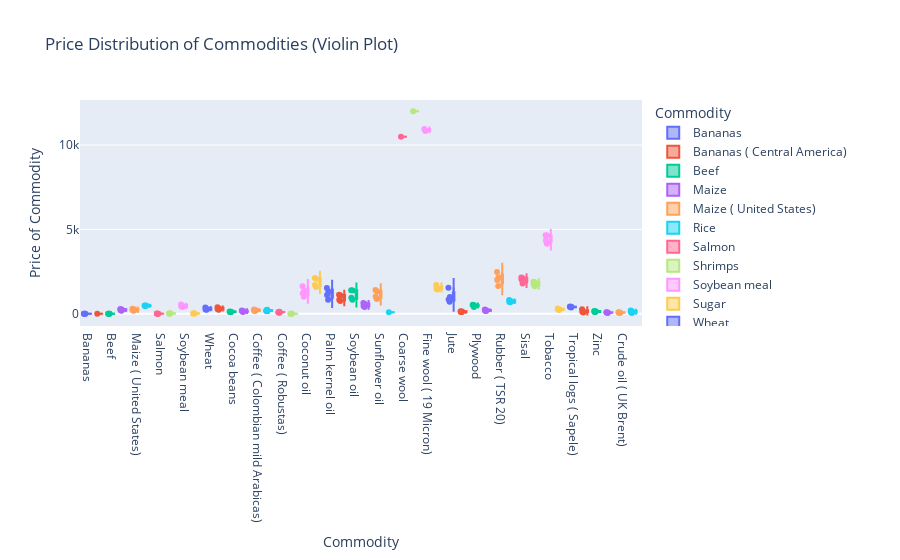

The notebook cell this image was saved under:
### Code cell
create_commodity_price_chart(melted_data_commodity,"violin")

### Figure 1 — Plotly figure (JSON) as saved in the notebook; plotly's stock layout.template omitted (floating-point values rounded to 4 significant figures)
{"data": [{"alignmentgroup": "True", "box": {"visible": true}, "hovertemplate": "Commodity=%{x}<br>Price of Commodity=%{y}<extra></extra>", "legendgroup": "Bananas", "marker": {"color": "#636efa"}, "name": "Bananas", "offsetgroup": "Bananas", "orientation": "v", "points": "all", "scalegroup": "True", "showlegend": true, "type": "violin", "x": ["Bananas", "Bananas", "Bananas", "Bananas"], "x0": " ", "xaxis": "x", "y": [0.99, 1.2, 1.2, 1.55], "y0": " ", "yaxis": "y"}, {"alignmentgroup": "True", "box": {"visible": true}, "hovertemplate": "Commodity=%{x}<br>Price of Commodity=%{y}<extra></extra>", "legendgroup": "Bananas ( Central America)", "marker": {"color": "#EF553B"}, "name": "Bananas ( Central America)", "offsetgroup": "Bananas ( Central America)", "orientation": "v", "points": "all", "scalegroup": "True", "showlegend": true, "type": "violin", "x": ["Bananas ( Central America)", "Bananas ( Central America)", "Bananas ( Central America)", "Bananas ( Central America)"], "x0": " ", "xaxis": "x", "y": [0.95, null, null, null], "y0": " ", "yaxis": "y"}, {"alignmentgroup": "True", "box": {"visible": true}, "hovertemplate": "Commodity=%{x}<br>Price of Commodity=%{y}<extra></extra>", "legendgroup": "Beef", "marker": {"color": "#00cc96"}, "name": "Beef", "offsetgroup": "Beef", "orientation": "v", "points": "all", "scalegroup": "True", "showlegend": true, "type": "violin", "x": ["Beef", "Beef", "Beef", "Beef"], "x0": " ", "xaxis": "x", "y": [4.28, 4.7, 5.3, 5.25], "y0": " ", "yaxis": "y"}, {"alignmentgroup": "True", "box": {"visible": true}, "hovertemplate": "Commodity=%{x}<br>Price of Commodity=%{y}<extra></extra>", "legendgroup": "Maize", "marker": {"color": "#ab63fa"}, "name": "Maize", "offsetgroup": "Maize", "orientation": "v", "points": "all", "scalegroup": "True", "showlegend": true, "type": "violin", "x": ["Maize", "Maize", "Maize", "Maize"], "x0": " ", "xaxis": "x", "y": [204.1, 180, 248.2, 277.3], "y0": " ", "yaxis": "y"}, {"alignmentgroup": "True", "box": {"visible": true}, "hovertemplate": "Commodity=%{x}<br>Price of Commodity=%{y}<extra></extra>", "legendgroup": "Maize ( United States)", "marker": {"color": "#FFA15A"}, "name": "Maize ( United States)", "offsetgroup": "Maize ( United States)", "orientation": "v", "points": "all", "scalegroup": "True", "showlegend": true, "type": "violin", "x": ["Maize ( United States)", "Maize ( United States)", "Maize ( United States)", "Maize ( United States)"], "x0": " ", "xaxis": "x", "y": [211.2, 181, 271.4, 291.6], "y0": " ", "yaxis": "y"}, {"alignmentgroup": "True", "box": {"visible": true}, "hovertemplate": "Commodity=%{x}<br>Price of Commodity=%{y}<extra></extra>", "legendgroup": "Rice", "marker": {"color": "#19d3f3"}, "name": "Rice", "offsetgroup": "Rice", "orientation": "v", "points": "all", "scalegroup": "True", "showlegend": true, "type": "violin", "x": ["Rice", "Rice", "Rice", "Rice"], "x0": " ", "xaxis": "x", "y": [454.3, 496.8, 458.3, 495.2], "y0": " ", "yaxis": "y"}, {"alignmentgroup": "True", "box": {"visible": true}, "hovertemplate": "Commodity=%{x}<br>Price of Commodity=%{y}<extra></extra>", "legendgroup": "Salmon", "marker": {"color": "#FF6692"}, "name": "Salmon", "offsetgroup": "Salmon", "orientation": "v", "points": "all", "scalegroup": "True", "showlegend": true, "type": "violin", "x": ["Salmon", "Salmon", "Salmon", "Salmon"], "x0": " ", "xaxis": "x", "y": [6.46, 6.1, 6.9, 8.7], "y0": " ", "yaxis": "y"}, {"alignmentgroup": "True", "box": {"visible": true}, "hovertemplate": "Commodity=%{x}<br>Price of Commodity=%{y}<extra></extra>", "legendgroup": "Shrimps", "marker": {"color": "#B6E880"}, "name": "Shrimps", "offsetgroup": "Shrimps", "orientation": "v", "points": "all", "scalegroup": "True", "showlegend": true, "type": "violin", "x": ["Shrimps", "Shrimps", "Shrimps", "Shrimps"], "x0": " ", "xaxis": "x", "y": [12.87, 12.7, 13.7, 13.5], "y0": " ", "yaxis": "y"}, {"alignmentgroup": "True", "box": {"visible": true}, "hovertemplate": "Commodity=%{x}<br>Price of Commodity=%{y}<extra></extra>", "legendgroup": "Soybean meal", "marker": {"color": "#FF97FF"}, "name": "Soybean meal", "offsetgroup": "Soybean meal", "orientation": "v", "points": "all", "scalegroup": "True", "showlegend": true, "type": "violin", "x": ["Soybean meal", "Soybean meal", "Soybean meal", "Soybean meal"], "x0": " ", "xaxis": "x", "y": [427.1, 394.2, 481, 544.6], "y0": " ", "yaxis": "y"}, {"alignmentgroup": "True", "box": {"visible": true}, "hovertemplate": "Commodity=%{x}<br>Price of Commodity=%{y}<extra></extra>", "legendgroup": "Sugar", "marker": {"color": "#FECB52"}, "name": "Sugar", "offsetgroup": "Sugar", "orientation": "v", "points": "all", "scalegroup": "True", "showlegend": true, "type": "violin", "x": ["Sugar", "Sugar", "Sugar", "Sugar"], "x0": " ", "xaxis": "x", "y": [17.63, 12.8, 17.7, 20.95], "y0": " ", "yaxis": "y"}, {"alignmentgroup": "True", "box": {"visible": true}, "hovertemplate": "Commodity=%{x}<br>Price of Commodity=%{y}<extra></extra>", "legendgroup": "Wheat", "marker": {"color": "#636efa"}, "name": "Wheat", "offsetgroup": "Wheat", "orientation": "v", "points": "all", "scalegroup": "True", "showlegend": true, "type": "violin", "x": ["Wheat", "Wheat", "Wheat", "Wheat"], "x0": " ", "xaxis": "x", "y": [254.4, 244.8, 285.9, 367.1], "y0": " ", "yaxis": "y"}, {"alignmentgroup": "True", "box": {"visible": true}, "hovertemplate": "Commodity=%{x}<br>Price of Commodity=%{y}<extra></extra>", "legendgroup": "Wheat ( United States)", "marker": {"color": "#EF553B"}, "name": "Wheat ( United States)", "offsetgroup": "Wheat ( United States)", "orientation": "v", "points": "all", "scalegroup": "True", "showlegend": true, "type": "violin", "x": ["Wheat ( United States)", "Wheat ( United States)", "Wheat ( United States)", "Wheat ( United States)"], "x0": " ", "xaxis": "x", "y": [262.6, 239.4, 315.8, 385], "y0": " ", "yaxis": "y"}, {"alignmentgroup": "True", "box": {"visible": true}, "hovertemplate": "Commodity=%{x}<br>Price of Commodity=%{y}<extra></extra>", "legendgroup": "Cocoa beans", "marker": {"color": "#00cc96"}, "name": "Cocoa beans", "offsetgroup": "Cocoa beans", "orientation": "v", "points": "all", "scalegroup": "True", "showlegend": true, "type": "violin", "x": ["Cocoa beans", "Cocoa beans", "Cocoa beans", "Cocoa beans"], "x0": " ", "xaxis": "x", "y": [121.1, 107.5, 110.1, 127.7], "y0": " ", "yaxis": "y"}, {"alignmentgroup": "True", "box": {"visible": true}, "hovertemplate": "Commodity=%{x}<br>Price of Commodity=%{y}<extra></extra>", "legendgroup": "Coffee", "marker": {"color": "#ab63fa"}, "name": "Coffee", "offsetgroup": "Coffee", "orientation": "v", "points": "all", "scalegroup": "True", "showlegend": true, "type": "violin", "x": ["Coffee", "Coffee", "Coffee", "Coffee"], "x0": " ", "xaxis": "x", "y": [142.3, 102.5, 158.2, 198.2], "y0": " ", "yaxis": "y"}, {"alignmentgroup": "True", "box": {"visible": true}, "hovertemplate": "Commodity=%{x}<br>Price of Commodity=%{y}<extra></extra>", "legendgroup": "Coffee ( Colombian mild Arabicas)", "marker": {"color": "#FFA15A"}, "name": "Coffee ( Colombian mild Arabicas)", "offsetgroup": "Coffee ( Colombian mild Arabicas)", "orientation": "v", "points": "all", "scalegroup": "True", "showlegend": true, "type": "violin", "x": ["Coffee ( Colombian mild Arabicas)", "Coffee ( Colombian mild Arabicas)", "Coffee ( Colombian mild Arabicas)", "Coffee ( Colombian mild Arabicas)"], "x0": " ", "xaxis": "x", "y": [179.4, 166.3, 228.4, 255.3], "y0": " ", "yaxis": "y"}, {"alignmentgroup": "True", "box": {"visible": true}, "hovertemplate": "Commodity=%{x}<br>Price of Commodity=%{y}<extra></extra>", "legendgroup": "Coffee ( other mild Arabicas)", "marker": {"color": "#19d3f3"}, "name": "Coffee ( other mild Arabicas)", "offsetgroup": "Coffee ( other mild Arabicas)", "orientation": "v", "points": "all", "scalegroup": "True", "showlegend": true, "type": "violin", "x": ["Coffee ( other mild Arabicas)", "Coffee ( other mild Arabicas)", "Coffee ( other mild Arabicas)", "Coffee ( other mild Arabicas)", "Coffee ( other mild Arabicas)", "Coffee ( other mild Arabicas)", "Coffee ( other mild Arabicas)", "Coffee ( other mild Arabicas)"], "x0": " ", "xaxis": "x", "y": [171.6, 175.1, 146.8, 156.9, 201.4, 209.8, 225.2, 240.3], "y0": " ", "yaxis": "y"}, {"alignmentgroup": "True", "box": {"visible": true}, "hovertemplate": "Commodity=%{x}<br>Price of Commodity=%{y}<extra></extra>", "legendgroup": "Coffee ( Robustas)", "marker": {"color": "#FF6692"}, "name": "Coffee ( Robustas)", "offsetgroup": "Coffee ( Robustas)", "orientation": "v", "points": "all", "scalegroup": "True", "showlegend": true, "type": "violin", "x": ["Coffee ( Robustas)", "Coffee ( Robustas)", "Coffee ( Robustas)", "Coffee ( Robustas)", "Coffee ( Robustas)", "Coffee ( Robustas)", "Coffee ( Robustas)", "Coffee ( Robustas)"], "x0": " ", "xaxis": "x", "y": [91, 97.76, 66.7, 78.2, 87.7, 99.8, 109, 124.3], "y0": " ", "yaxis": "y"}, {"alignmentgroup": "True", "box": {"visible": true}, "hovertemplate": "Commodity=%{x}<br>Price of Commodity=%{y}<extra></extra>", "legendgroup": "Tea", "marker": {"color": "#B6E880"}, "name": "Tea", "offsetgroup": "Tea", "orientation": "v", "points": "all", "scalegroup": "True", "showlegend": true, "type": "violin", "x": ["Tea", "Tea", "Tea", "Tea"], "x0": " ", "xaxis": "x", "y": [2.58, 2, 2.1, 2.3], "y0": " ", "yaxis": "y"}, {"alignmentgroup": "True", "box": {"visible": true}, "hovertemplate": "Commodity=%{x}<br>Price of Commodity=%{y}<extra></extra>", "legendgroup": "Coconut oil", "marker": {"color": "#FF97FF"}, "name": "Coconut oil", "offsetgroup": "Coconut oil", "orientation": "v", "points": "all", "scalegroup": "True", "showlegend": true, "type": "violin", "x": ["Coconut oil", "Coconut oil", "Coconut oil", "Coconut oil"], "x0": " ", "xaxis": "x", "y": [1215.0, 1010.0, 1636.0, 1355.0], "y0": " ", "yaxis": "y"}, {"alignmentgroup": "True", "box": {"visible": true}, "hovertemplate": "Commodity=%{x}<br>Price of Commodity=%{y}<extra></extra>", "legendgroup": "Groundnut oil", "marker": {"color": "#FECB52"}, "name": "Groundnut oil", "offsetgroup": "Groundnut oil", "orientation": "v", "points": "all", "scalegroup": "True", "showlegend": true, "type": "violin", "x": ["Groundnut oil", "Groundnut oil", "Groundnut oil", "Groundnut oil"], "x0": " ", "xaxis": "x", "y": [1591.0, 1698.0, 2075.0, 2119.0], "y0": " ", "yaxis": "y"}, {"alignmentgroup": "True", "box": {"visible": true}, "hovertemplate": "Commodity=%{x}<br>Price of Commodity=%{y}<extra></extra>", "legendgroup": "Palm kernel oil", "marker": {"color": "#636efa"}, "name": "Palm kernel oil", "offsetgroup": "Palm kernel oil", "orientation": "v", "points": "all", "scalegroup": "True", "showlegend": true, "type": "violin", "x": ["Palm kernel oil", "Palm kernel oil", "Palm kernel oil", "Palm kernel oil"], "x0": " ", "xaxis": "x", "y": [1105, 824.1, 1533.0, 1304.0], "y0": " ", "yaxis": "y"}, {"alignmentgroup": "True", "box": {"visible": true}, "hovertemplate": "Commodity=%{x}<br>Price of Commodity=%{y}<extra></extra>", "legendgroup": "Palm oil", "marker": {"color": "#EF553B"}, "name": "Palm oil", "offsetgroup": "Palm oil", "orientation": "v", "points": "all", "scalegroup": "True", "showlegend": true, "type": "violin", "x": ["Palm oil", "Palm oil", "Palm oil", "Palm oil"], "x0": " ", "xaxis": "x", "y": [826.8, 751.8, 1131.0, 1081.0], "y0": " ", "yaxis": "y"}, {"alignmentgroup": "True", "box": {"visible": true}, "hovertemplate": "Commodity=%{x}<br>Price of Commodity=%{y}<extra></extra>", "legendgroup": "Soybean oil", "marker": {"color": "#00cc96"}, "name": "Soybean oil", "offsetgroup": "Soybean oil", "orientation": "v", "points": "all", "scalegroup": "True", "showlegend": true, "type": "violin", "x": ["Soybean oil", "Soybean oil", "Soybean oil", "Soybean oil"], "x0": " ", "xaxis": "x", "y": [946.1, 837.8, 1385.0, 1393.0], "y0": " ", "yaxis": "y"}, {"alignmentgroup": "True", "box": {"visible": true}, "hovertemplate": "Commodity=%{x}<br>Price of Commodity=%{y}<extra></extra>", "legendgroup": "Soybeans", "marker": {"color": "#ab63fa"}, "name": "Soybeans", "offsetgroup": "Soybeans", "orientation": "v", "points": "all", "scalegroup": "True", "showlegend": true, "type": "violin", "x": ["Soybeans", "Soybeans", "Soybeans", "Soybeans"], "x0": " ", "xaxis": "x", "y": [457.1, 406.6, 583.3, 636.6], "y0": " ", "yaxis": "y"}, {"alignmentgroup": "True", "box": {"visible": true}, "hovertemplate": "Commodity=%{x}<br>Price of Commodity=%{y}<extra></extra>", "legendgroup": "Sunflower oil", "marker": {"color": "#FFA15A"}, "name": "Sunflower oil", "offsetgroup": "Sunflower oil", "orientation": "v", "points": "all", "scalegroup": "True", "showlegend": true, "type": "violin", "x": ["Sunflower oil", "Sunflower oil", "Sunflower oil", "Sunflower oil"], "x0": " ", "xaxis": "x", "y": [1028.0, 881, 1404.0, 1329.0], "y0": " ", "yaxis": "y"}, {"alignmentgroup": "True", "box": {"visible": true}, "hovertemplate": "Commodity=%{x}<br>Price of Commodity=%{y}<extra></extra>", "legendgroup": "Cattle hides", "marker": {"color": "#19d3f3"}, "name": "Cattle hides", "offsetgroup": "Cattle hides", "orientation": "v", "points": "all", "scalegroup": "True", "showlegend": true, "type": "violin", "x": ["Cattle hides", "Cattle hides", "Cattle hides", "Cattle hides"], "x0": " ", "xaxis": "x", "y": [85.86, null, null, null], "y0": " ", "yaxis": "y"}, {"alignmentgroup": "True", "box": {"visible": true}, "hovertemplate": "Commodity=%{x}<br>Price of Commodity=%{y}<extra></extra>", "legendgroup": "Coarse wool", "marker": {"color": "#FF6692"}, "name": "Coarse wool", "offsetgroup": "Coarse wool", "orientation": "v", "points": "all", "scalegroup": "True", "showlegend": true, "type": "violin", "x": ["Coarse wool", "Coarse wool", "Coarse wool", "Coarse wool"], "x0": " ", "xaxis": "x", "y": [10480.0, null, null, null], "y0": " ", "yaxis": "y"}, {"alignmentgroup": "True", "box": {"visible": true}, "hovertemplate": "Commodity=%{x}<br>Price of Commodity=%{y}<extra></extra>", "legendgroup": "Fine wool", "marker": {"color": "#B6E880"}, "name": "Fine wool", "offsetgroup": "Fine wool", "orientation": "v", "points": "all", "scalegroup": "True", "showlegend": true, "type": "violin", "x": ["Fine wool", "Fine wool", "Fine wool", "Fine wool"], "x0": " ", "xaxis": "x", "y": [12000.0, null, null, null], "y0": " ", "yaxis": "y"}, {"alignmentgroup": "True", "box": {"visible": true}, "hovertemplate": "Commodity=%{x}<br>Price of Commodity=%{y}<extra></extra>", "legendgroup": "Fine wool ( 19 Micron)", "marker": {"color": "#FF97FF"}, "name": "Fine wool ( 19 Micron)", "offsetgroup": "Fine wool ( 19 Micron)", "orientation": "v", "points": "all", "scalegroup": "True", "showlegend": true, "type": "violin", "x": ["Fine wool ( 19 Micron)", "Fine wool ( 19 Micron)", "Fine wool ( 19 Micron)", "Fine wool ( 19 Micron)"], "x0": " ", "xaxis": "x", "y": [10950.0, null, null, 10830.0], "y0": " ", "yaxis": "y"}, {"alignmentgroup": "True", "box": {"visible": true}, "hovertemplate": "Commodity=%{x}<br>Price of Commodity=%{y}<extra></extra>", "legendgroup": "Fish meal", "marker": {"color": "#FECB52"}, "name": "Fish meal", "offsetgroup": "Fish meal", "orientation": "v", "points": "all", "scalegroup": "True", "showlegend": true, "type": "violin", "x": ["Fish meal", "Fish meal", "Fish meal", "Fish meal"], "x0": " ", "xaxis": "x", "y": [1493.0, 1433.0, 1481.0, 1705.0], "y0": " ", "yaxis": "y"}, {"alignmentgroup": "True", "box": {"visible": true}, "hovertemplate": "Commodity=%{x}<br>Price of Commodity=%{y}<extra></extra>", "legendgroup": "Jute", "marker": {"color": "#636efa"}, "name": "Jute", "offsetgroup": "Jute", "orientation": "v", "points": "all", "scalegroup": "True", "showlegend": true, "type": "violin", "x": ["Jute", "Jute", "Jute", "Jute"], "x0": " ", "xaxis": "x", "y": [705.5, 852.5, 1545.0, 987.5], "y0": " ", "yaxis": "y"}, {"alignmentgroup": "True", "box": {"visible": true}, "hovertemplate": "Commodity=%{x}<br>Price of Commodity=%{y}<extra></extra>", "legendgroup": "Non-coniferous woods", "marker": {"color": "#EF553B"}, "name": "Non-coniferous woods", "offsetgroup": "Non-coniferous woods", "orientation": "v", "points": "all", "scalegroup": "True", "showlegend": true, "type": "violin", "x": ["Non-coniferous woods", "Non-coniferous woods", "Non-coniferous woods", "Non-coniferous woods"], "x0": " ", "xaxis": "x", "y": [102.4, 103.9, 154.5, 136], "y0": " ", "yaxis": "y"}, {"alignmentgroup": "True", "box": {"visible": true}, "hovertemplate": "Commodity=%{x}<br>Price of Commodity=%{y}<extra></extra>", "legendgroup": "Plywood", "marker": {"color": "#00cc96"}, "name": "Plywood", "offsetgroup": "Plywood", "orientation": "v", "points": "all", "scalegroup": "True", "showlegend": true, "type": "violin", "x": ["Plywood", "Plywood", "Plywood", "Plywood"], "x0": " ", "xaxis": "x", "y": [530.1, 511.6, 497.7, 403.9], "y0": " ", "yaxis": "y"}, {"alignmentgroup": "True", "box": {"visible": true}, "hovertemplate": "Commodity=%{x}<br>Price of Commodity=%{y}<extra></extra>", "legendgroup": "Rubber", "marker": {"color": "#ab63fa"}, "name": "Rubber", "offsetgroup": "Rubber", "orientation": "v", "points": "all", "scalegroup": "True", "showlegend": true, "type": "violin", "x": ["Rubber", "Rubber", "Rubber", "Rubber"], "x0": " ", "xaxis": "x", "y": [249.8, 172.8, 207.1, 169.3], "y0": " ", "yaxis": "y"}, {"alignmentgroup": "True", "box": {"visible": true}, "hovertemplate": "Commodity=%{x}<br>Price of Commodity=%{y}<extra></extra>", "legendgroup": "Rubber ( TSR 20)", "marker": {"color": "#FFA15A"}, "name": "Rubber ( TSR 20)", "offsetgroup": "Rubber ( TSR 20)", "orientation": "v", "points": "all", "scalegroup": "True", "showlegend": true, "type": "violin", "x": ["Rubber ( TSR 20)", "Rubber ( TSR 20)", "Rubber ( TSR 20)", "Rubber ( TSR 20)"], "x0": " ", "xaxis": "x", "y": [2476.0, 1651.0, 2150.0, 2001.0], "y0": " ", "yaxis": "y"}, {"alignmentgroup": "True", "box": {"visible": true}, "hovertemplate": "Commodity=%{x}<br>Price of Commodity=%{y}<extra></extra>", "legendgroup": "Sawnwood", "marker": {"color": "#19d3f3"}, "name": "Sawnwood", "offsetgroup": "Sawnwood", "orientation": "v", "points": "all", "scalegroup": "True", "showlegend": true, "type": "violin", "x": ["Sawnwood", "Sawnwood", "Sawnwood", "Sawnwood"], "x0": " ", "xaxis": "x", "y": [811.3, 699.7, 750, 676.1], "y0": " ", "yaxis": "y"}, {"alignmentgroup": "True", "box": {"visible": true}, "hovertemplate": "Commodity=%{x}<br>Price of Commodity=%{y}<extra></extra>", "legendgroup": "Sisal", "marker": {"color": "#FF6692"}, "name": "Sisal", "offsetgroup": "Sisal", "orientation": "v", "points": "all", "scalegroup": "True", "showlegend": true, "type": "violin", "x": ["Sisal", "Sisal", "Sisal", "Sisal"], "x0": " ", "xaxis": "x", "y": [1789.0, 2025, 2110.0, 2144.0], "y0": " ", "yaxis": "y"}, {"alignmentgroup": "True", "box": {"visible": true}, "hovertemplate": "Commodity=%{x}<br>Price of Commodity=%{y}<extra></extra>", "legendgroup": "Sisal ( Tanzania/Kenya)", "marker": {"color": "#B6E880"}, "name": "Sisal ( Tanzania/Kenya)", "offsetgroup": "Sisal ( Tanzania/Kenya)", "orientation": "v", "points": "all", "scalegroup": "True", "showlegend": true, "type": "violin", "x": ["Sisal ( Tanzania/Kenya)", "Sisal ( Tanzania/Kenya)", "Sisal ( Tanzania/Kenya)", "Sisal ( Tanzania/Kenya)"], "x0": " ", "xaxis": "x", "y": [1628.0, 1750, 1858.0, 1904.0], "y0": " ", "yaxis": "y"}, {"alignmentgroup": "True", "box": {"visible": true}, "hovertemplate": "Commodity=%{x}<br>Price of Commodity=%{y}<extra></extra>", "legendgroup": "Tobacco", "marker": {"color": "#FF97FF"}, "name": "Tobacco", "offsetgroup": "Tobacco", "orientation": "v", "points": "all", "scalegroup": "True", "showlegend": true, "type": "violin", "x": ["Tobacco", "Tobacco", "Tobacco", "Tobacco"], "x0": " ", "xaxis": "x", "y": [4639.0, 4337.0, 4147, 4648.0], "y0": " ", "yaxis": "y"}, {"alignmentgroup": "True", "box": {"visible": true}, "hovertemplate": "Commodity=%{x}<br>Price of Commodity=%{y}<extra></extra>", "legendgroup": "Tropical logs", "marker": {"color": "#FECB52"}, "name": "Tropical logs", "offsetgroup": "Tropical logs", "orientation": "v", "points": "all", "scalegroup": "True", "showlegend": true, "type": "violin", "x": ["Tropical logs", "Tropical logs", "Tropical logs", "Tropical logs"], "x0": " ", "xaxis": "x", "y": [307.3, 252, 263.5, 224.9], "y0": " ", "yaxis": "y"}, {"alignmentgroup": "True", "box": {"visible": true}, "hovertemplate": "Commodity=%{x}<br>Price of Commodity=%{y}<extra></extra>", "legendgroup": "Tropical logs ( Sapele)", "marker": {"color": "#636efa"}, "name": "Tropical logs ( Sapele)", "offsetgroup": "Tropical logs ( Sapele)", "orientation": "v", "points": "all", "scalegroup": "True", "showlegend": true, "type": "violin", "x": ["Tropical logs ( Sapele)", "Tropical logs ( Sapele)", "Tropical logs ( Sapele)", "Tropical logs ( Sapele)"], "x0": " ", "xaxis": "x", "y": [427.0, 399.5, 414.2, 373.8], "y0": " ", "yaxis": "y"}, {"alignmentgroup": "True", "box": {"visible": true}, "hovertemplate": "Commodity=%{x}<br>Price of Commodity=%{y}<extra></extra>", "legendgroup": "Phosphate rock", "marker": {"color": "#EF553B"}, "name": "Phosphate rock", "offsetgroup": "Phosphate rock", "orientation": "v", "points": "all", "scalegroup": "True", "showlegend": true, "type": "violin", "x": ["Phosphate rock", "Phosphate rock", "Phosphate rock", "Phosphate rock"], "x0": " ", "xaxis": "x", "y": [118.7, 76, 123.2, 266.1], "y0": " ", "yaxis": "y"}, {"alignmentgroup": "True", "box": {"visible": true}, "hovertemplate": "Commodity=%{x}<br>Price of Commodity=%{y}<extra></extra>", "legendgroup": "Zinc", "marker": {"color": "#00cc96"}, "name": "Zinc", "offsetgroup": "Zinc", "orientation": "v", "points": "all", "scalegroup": "True", "showlegend": true, "type": "violin", "x": ["Zinc", "Zinc", "Zinc", "Zinc"], "x0": " ", "xaxis": "x", "y": [110.8, 110.8, 145.8, 170.8], "y0": " ", "yaxis": "y"}, {"alignmentgroup": "True", "box": {"visible": true}, "hovertemplate": "Commodity=%{x}<br>Price of Commodity=%{y}<extra></extra>", "legendgroup": "Crude oil", "marker": {"color": "#ab63fa"}, "name": "Crude oil", "offsetgroup": "Crude oil", "orientation": "v", "points": "all", "scalegroup": "True", "showlegend": true, "type": "violin", "x": ["Crude oil", "Crude oil", "Crude oil", "Crude oil"], "x0": " ", "xaxis": "x", "y": [77.3, 42.2, 68.8, 89.5], "y0": " ", "yaxis": "y"}, {"alignmentgroup": "True", "box": {"visible": true}, "hovertemplate": "Commodity=%{x}<br>Price of Commodity=%{y}<extra></extra>", "legendgroup": "Crude oil ( UK Brent)", "marker": {"color": "#FFA15A"}, "name": "Crude oil ( UK Brent)", "offsetgroup": "Crude oil ( UK Brent)", "orientation": "v", "points": "all", "scalegroup": "True", "showlegend": true, "type": "violin", "x": ["Crude oil ( UK Brent)", "Crude oil ( UK Brent)", "Crude oil ( UK Brent)", "Crude oil ( UK Brent)"], "x0": " ", "xaxis": "x", "y": [79.61, 42.3, 70.4, 91.2], "y0": " ", "yaxis": "y"}, {"alignmentgroup": "True", "box": {"visible": true}, "hovertemplate": "Commodity=%{x}<br>Price of Commodity=%{y}<extra></extra>", "legendgroup": "Natural gas", "marker": {"color": "#19d3f3"}, "name": "Natural gas", "offsetgroup": "Natural gas", "orientation": "v", "points": "all", "scalegroup": "True", "showlegend": true, "type": "violin", "x": ["Natural gas", "Natural gas", "Natural gas", "Natural gas"], "x0": " ", "xaxis": "x", "y": [87.23, 45.5, 130.7, 192.2], "y0": " ", "yaxis": "y"}], "layout": {"legend": {"title": {"text": "Commodity"}, "tracegroupgap": 0}, "title": {"text": "Price Distribution of Commodities (Violin Plot)"}, "violinmode": "overlay", "xaxis": {"anchor": "y", "categoryarray": ["Bananas", "Bananas ( Central America)", "Beef", "Maize", "Maize ( United States)", "Rice", "Salmon", "Shrimps", "Soybean meal", "Sugar", "Wheat", "Wheat ( United States)", "Cocoa beans", "Coffee", "Coffee ( Colombian mild Arabicas)", "Coffee ( other mild Arabicas)", "Coffee ( Robustas)", "Tea", "Coconut oil", "Groundnut oil", "Palm kernel oil", "Palm oil", "Soybean oil", "Soybeans", "Sunflower oil", "Cattle hides", "Coarse wool", "Fine wool", "Fine wool ( 19 Micron)", "Fish meal", "Jute", "Non-coniferous woods", "Plywood", "Rubber", "Rubber ( TSR 20)", "Sawnwood", "Sisal", "Sisal ( Tanzania/Kenya)", "Tobacco", "Tropical logs", "Tropical logs ( Sapele)", "Phosphate rock", "Zinc", "Crude oil", "Crude oil ( UK Brent)", "Natural gas"], "categoryorder": "array", "domain": [0, 1], "title": {"text": "Commodity"}}, "yaxis": {"anchor": "x", "domain": [0, 1], "title": {"text": "Price of Commodity"}}}}
